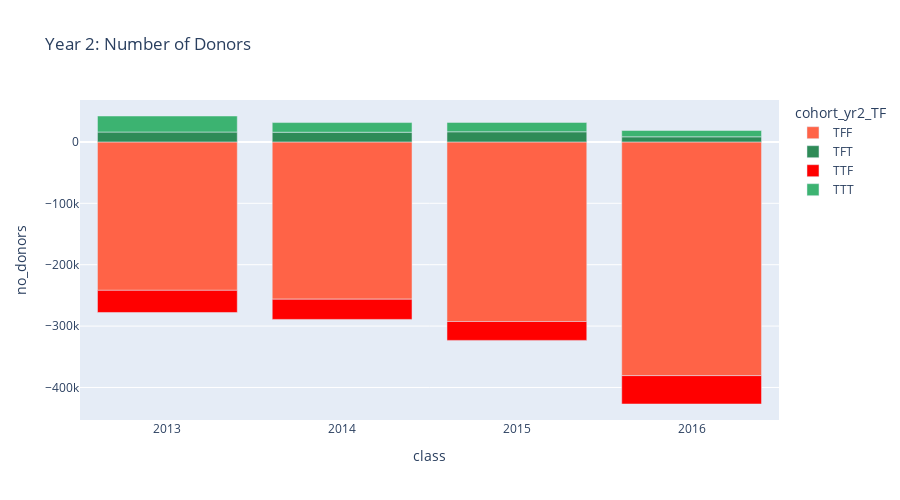

The code cell stored with this chart in its notebook:
### Code cell
fig = px.bar(df5, x="cohort", y='no_donors', color='cohort_yr2_TF',
            title="Year 2: Number of Donors",
            color_discrete_sequence =['tomato','seagreen', 'red', 'mediumseagreen'],
            hover_data=['cohort', 'no_donors', 'count_yr2'],
             labels={'cohort':'class'}, height=500)
 #barmode='group', labels={'index':'year', 'y':'amount ($)'}, 
fig.update_xaxes(type='category')
fig.show()

### Figure 1 — Plotly figure (JSON) as saved in the notebook; plotly's stock layout.template omitted (floating-point values rounded to 4 significant figures)
{"data": [{"alignmentgroup": "True", "customdata": [[2013, -241786, 0], [2014, -256220, 0], [2015, -292539, 0], [2016, -380722, 0]], "hovertemplate": "cohort_yr2_TF=TFF<br>class=%{customdata[0]}<br>no_donors=%{customdata[1]}<br>count_yr2=%{customdata[2]}<extra></extra>", "legendgroup": "TFF", "marker": {"color": "tomato"}, "name": "TFF", "offsetgroup": "TFF", "orientation": "v", "showlegend": true, "textposition": "auto", "type": "bar", "x": [2013, 2014, 2015, 2016], "xaxis": "x", "y": [-241786, -256220, -292539, -380722], "yaxis": "y"}, {"alignmentgroup": "True", "customdata": [[2013, 16153, 25553], [2014, 15786, 24544], [2015, 16520, 27714], [2016, 8338, 12290]], "hovertemplate": "cohort_yr2_TF=TFT<br>class=%{customdata[0]}<br>no_donors=%{customdata[1]}<br>count_yr2=%{customdata[2]}<extra></extra>", "legendgroup": "TFT", "marker": {"color": "seagreen"}, "name": "TFT", "offsetgroup": "TFT", "orientation": "v", "showlegend": true, "textposition": "auto", "type": "bar", "x": [2013, 2014, 2015, 2016], "xaxis": "x", "y": [16153, 15786, 16520, 8338], "yaxis": "y"}, {"alignmentgroup": "True", "customdata": [[2013, -36050, 0], [2014, -32928, 0], [2015, -30755, 0], [2016, -46203, 0]], "hovertemplate": "cohort_yr2_TF=TTF<br>class=%{customdata[0]}<br>no_donors=%{customdata[1]}<br>count_yr2=%{customdata[2]}<extra></extra>", "legendgroup": "TTF", "marker": {"color": "red"}, "name": "TTF", "offsetgroup": "TTF", "orientation": "v", "showlegend": true, "textposition": "auto", "type": "bar", "x": [2013, 2014, 2015, 2016], "xaxis": "x", "y": [-36050, -32928, -30755, -46203], "yaxis": "y"}, {"alignmentgroup": "True", "customdata": [[2013, 26080, 157873], [2014, 15739, 65014], [2015, 15323, 70597], [2016, 10335, 33919]], "hovertemplate": "cohort_yr2_TF=TTT<br>class=%{customdata[0]}<br>no_donors=%{customdata[1]}<br>count_yr2=%{customdata[2]}<extra></extra>", "legendgroup": "TTT", "marker": {"color": "mediumseagreen"}, "name": "TTT", "offsetgroup": "TTT", "orientation": "v", "showlegend": true, "textposition": "auto", "type": "bar", "x": [2013, 2014, 2015, 2016], "xaxis": "x", "y": [26080, 15739, 15323, 10335], "yaxis": "y"}], "layout": {"barmode": "relative", "height": 500, "legend": {"title": {"text": "cohort_yr2_TF"}, "tracegroupgap": 0}, "title": {"text": "Year 2: Number of Donors"}, "xaxis": {"anchor": "y", "domain": [0, 1], "title": {"text": "class"}, "type": "category"}, "yaxis": {"anchor": "x", "domain": [0, 1], "title": {"text": "no_donors"}}}}
